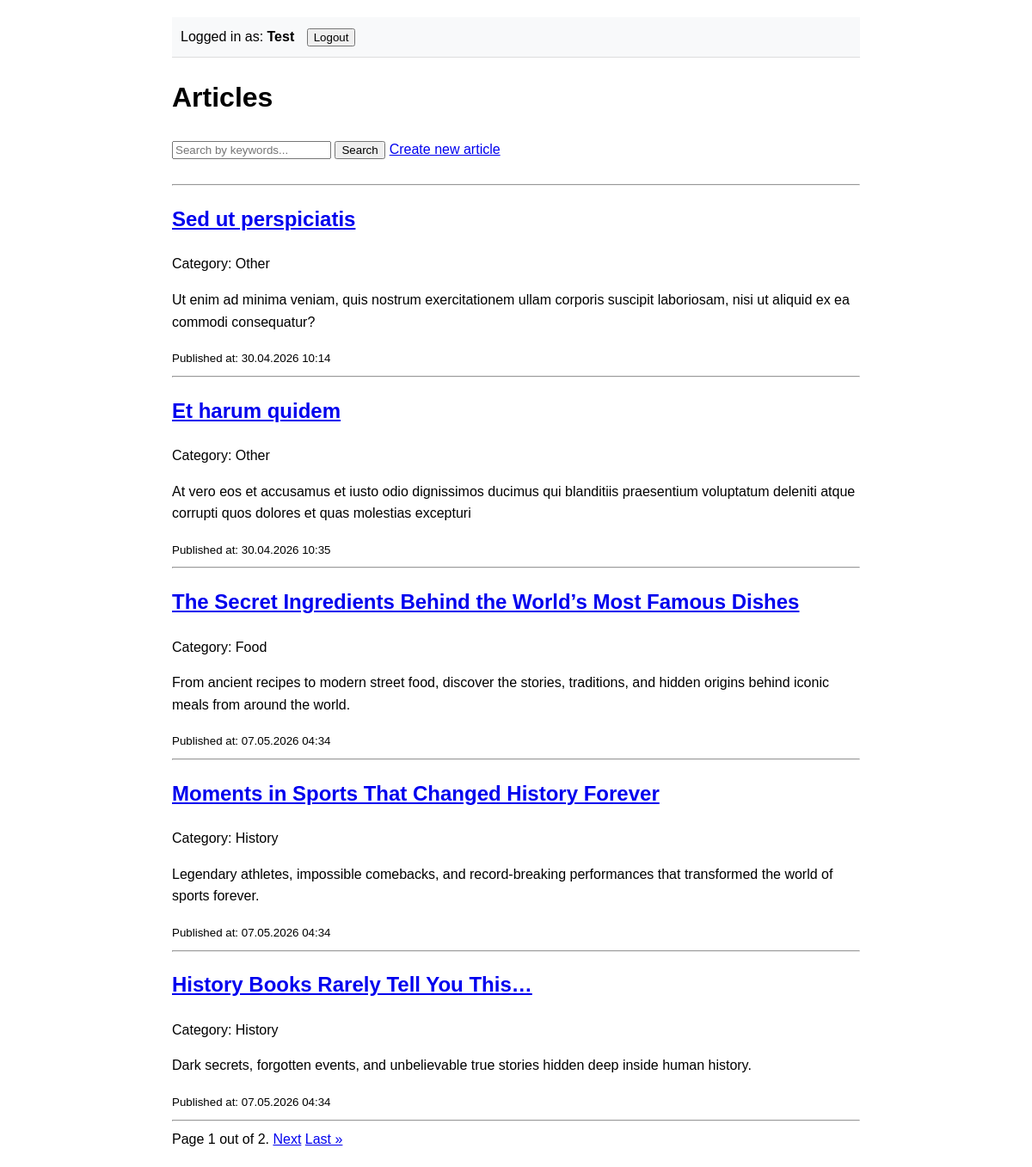
The app's page /articles/ (signed in) with its own data.
### blog/models.py (models this page shows, shortened)
class Article(models.Model):
    id = models.AutoField(primary_key=True)
    title = models.CharField(max_length=255)
    content = models.TextField()
    publish_date = models.DateTimeField(auto_now_add=True)
    category = models.ForeignKey(
        Category, on_delete=models.CASCADE, related_name="articles"
    )

class Category(models.Model):
    id = models.AutoField(primary_key=True)
    name = models.CharField(max_length=255)
    description = models.TextField()

### blog/views.py (the view)
# urls.py: path("articles/", views.articles_list, name="article_list"),
def articles_list(request):
    query = request.GET.get("q")
    if query:
        articles = Article.objects.filter(title__icontains=query)
    else:
        articles = Article.objects.all()
    paginator = Paginator(articles, 5)
    page_number = request.GET.get("page")
    page_obj = paginator.get_page(page_number)
    return render(request, "list.html", {"page_obj": page_obj})

### blog/templates/list.html (shortened to what this page needs)
{% extends 'base.html' %}
{% block content %}
<h1>Articles</h1>
<div style="display: flex; gap: 5px;">
  <form
    method="GET"
    action="{% url 'article_list' %}"
    style="margin-bottom: 20px"
  >
    <input
      type="text"
      name="q"
      placeholder="Search by keywords..."
      value="{{ request.GET.q }}"
    />
    <button type="submit">Search</button>
  </form>
  {% if user.is_authenticated %}
      <a href="{% url 'article_create' %}">Create new article</a>
  {% endif %}
</div>
<hr />
<div class="articles">
  {% for article in page_obj %}
  <article>
    <h2><a href="{% url 'article_details' article.id %}">{{ article.title }}</a></h2>
    <p>Category: {{ article.category.name }}</p>
    <p>{{ article.content|truncatewords:30 }}</p>
    <small>Published at: {{ article.publish_date|date:"d.m.Y H:i" }}</small>
  </article>
  <hr />
  {% empty %}
  <p>No articles found!.</p>
  {% endfor %}
</div>
<div class="pagination">
  <span class="step-links">
    <span class="current">
      Page {{ page_obj.number }} out of {{ page_obj.paginator.num_pages }}.
    </span>
    {% if page_obj.has_next %}
    <a
      href="?page={{ page_obj.next_page_number }}{% if request.GET.q %}&q={{ request.GET.q }}{% endif %}"
      >Next</a
    >
    <a
      href="?page={{ page_obj.paginator.num_pages }}{% if request.GET.q %}&q={{ request.GET.q }}{% endif %}"
      >Last &raquo;</a
    >
    {% endif %}
  </span>
</div>
{% endblock %}

### blog/templates/base.html (shortened to what this page needs)
<!doctype html>
<html lang="en">
  <head>
  </head>
  <body>
    <header class="header">
      {% if user.is_authenticated %}
        <span>
          Logged in as: <strong>{{user.username}}</strong>
        </span>
        <form action="{% url 'logout' %}" method="post" style="display: inline; margin-left: 10px;">
          <button type="submit">Logout</button>
        </form>
      {% else %}
      <a href="{% url 'login' %}">Login</a> |
      <a href="{% url 'signup' %}">Sign Up</a>
      {% endif %}
    </header>
    <main>{% block content %} {% endblock %}</main>
  </body>
</html>

### blog/templates/base.html (style rules this page uses)
body { font-family: sans-serif; line-height: 1.6; max-width: 800px; margin: 0 auto; padding: 20px; }
button { cursor: pointer; }
.header { background: #f8f9fa; padding: 10px; margin-bottom: 20px; border-bottom: 1px solid #ddd; }

### records on screen
Article: title "Sed ut perspiciatis", category.name "Other", content "Ut enim ad minima veniam, quis nostrum exercitationem ullam corporis suscipit laboriosam, nisi ut aliquid ex ea commodi consequatur?", publish_date "30.04.2026 10:14"
Article: title "Et harum quidem", category.name "Other", content "At vero eos et accusamus et iusto odio dignissimos ducimus qui blanditiis praesentium voluptatum deleniti atque corrupti quos dolores et quas molestias excepturi", publish_date "30.04.2026 10:35"
Article: title "The Secret Ingredients Behind the World’s Most Famous Dishes", category.name "Food", content "From ancient recipes to modern street food, discover the stories, traditions, and hidden origins behind iconic meals from around the world.", publish_date "07.05.2026 04:34"
Article: title "Moments in Sports That Changed History Forever", category.name "History", content "Legendary athletes, impossible comebacks, and record-breaking performances that transformed the world of sports forever.", publish_date "07.05.2026 04:34"
Article: title "History Books Rarely Tell You This…", category.name "History", content "Dark secrets, forgotten events, and unbelievable true stories hidden deep inside human history.", publish_date "07.05.2026 04:34"

### other values on screen
{{ user.username }} "Test"
{{ page_obj.number }} "1"
{{ page_obj.paginator.num_pages }} "2"
